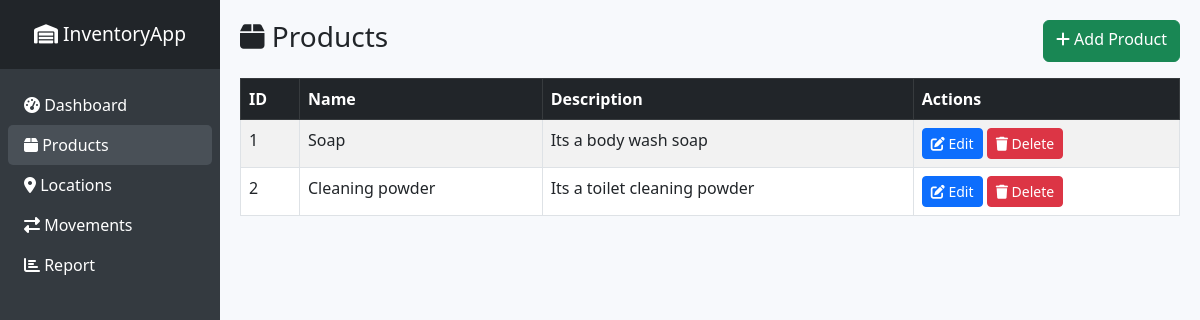
/products, run on an earlier commit of the app's database.
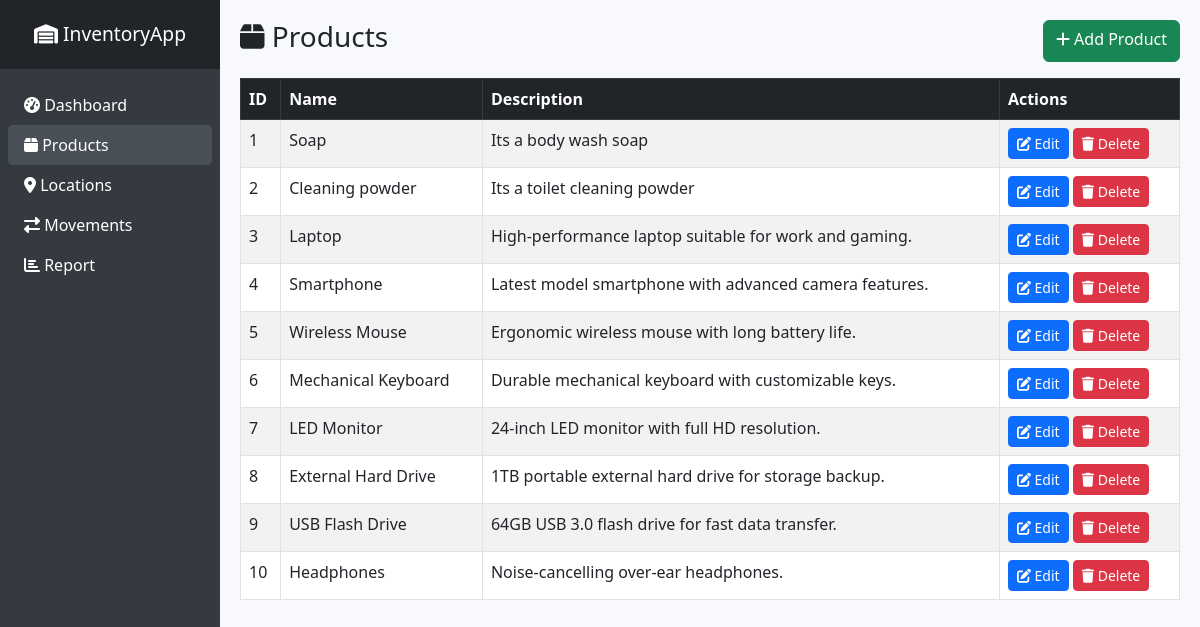
And on a later commit of the database.
### models.py (models this page shows)
class Product(db.Model):
    id = db.Column(db.Integer, primary_key=True)
    name = db.Column(db.String(150), nullable=False)
    description = db.Column(db.String(500))
    movements = db.relationship('ProductMovement', backref='product', lazy=True)

### app.py (the view)
@app.route('/products')
def products():
    products = Product.query.all()
    return render_template('products.html', products=products)

### templates/products.html
{% extends "layout.html" %}
{% block content %}
<div class="d-flex justify-content-between mb-3 animate__animated animate__fadeIn">
    <h3><i class="fas fa-box"></i> Products</h3>
    <a href="{{ url_for('add_product') }}" class="btn btn-success"><i class="fas fa-plus"></i> Add Product</a>
</div>
<table class="table table-striped table-hover table-bordered animate__animated animate__fadeInUp">
    <thead class="table-dark">
        <tr>
            <th>ID</th>
            <th>Name</th>
            <th>Description</th>
            <th>Actions</th>
        </tr>
    </thead>
    <tbody>
        {% for p in products %}
        <tr class="animate__animated animate__fadeInUp animate__delay-{{ loop.index }}s">
            <td>{{ p.id }}</td>
            <td>{{ p.name }}</td>
            <td>{{ p.description }}</td>
            <td>
                <a href="{{ url_for('edit_product', product_id=p.id) }}" class="btn btn-primary btn-sm">
                    <i class="fas fa-edit"></i> Edit
                </a>
                <form action="{{ url_for('delete_product', product_id=p.id) }}" method="POST" style="display:inline;">
                    <button type="submit" class="btn btn-danger btn-sm" onclick="return confirm('Are you sure you want to delete this product?');">
                        <i class="fas fa-trash"></i> Delete
                    </button>
                </form>
            </td>
        </tr>
        {% endfor %}
    </tbody>
</table>
{% endblock %}

### templates/layout.html (shortened to what this page needs)
<!DOCTYPE html>
<html lang="en">
<head>
    <link href="https://cdn.jsdelivr.net/npm/bootstrap@5.3.0/dist/css/bootstrap.min.css" rel="stylesheet">
    <link rel="stylesheet" href="https://cdnjs.cloudflare.com/ajax/libs/font-awesome/6.4.0/css/all.min.css">
    <link rel="stylesheet" href="https://cdnjs.cloudflare.com/ajax/libs/animate.css/4.1.1/animate.min.css"/>
</head>
<body>
    <nav id="sidebar" class="d-flex flex-column vh-100 animate__animated animate__fadeInLeft">
        <div class="sidebar-header">
            <i class="fas fa-warehouse"></i> InventoryApp
        </div>
        <ul class="nav flex-column px-2 mt-3">
            <li class="nav-item">
                <a class="nav-link {% if request.endpoint=='index' %}active{% endif %}" href="{{ url_for('index') }}">
                    <i class="fas fa-tachometer-alt"></i> Dashboard
                </a>
            </li>
            <li class="nav-item">
                <a class="nav-link {% if request.endpoint=='products' %}active{% endif %}" href="{{ url_for('products') }}">
                    <i class="fas fa-box"></i> Products
                </a>
            </li>
            <li class="nav-item">
                <a class="nav-link {% if request.endpoint=='locations' %}active{% endif %}" href="{{ url_for('locations') }}">
                    <i class="fas fa-map-marker-alt"></i> Locations
                </a>
            </li>
            <li class="nav-item">
                <a class="nav-link {% if request.endpoint=='movements' %}active{% endif %}" href="{{ url_for('movements') }}">
                    <i class="fas fa-exchange-alt"></i> Movements
                </a>
            </li>
            <li class="nav-item">
                <a class="nav-link {% if request.endpoint=='report' %}active{% endif %}" href="{{ url_for('report') }}">
                    <i class="fas fa-chart-bar"></i> Report
                </a>
            </li>
        </ul>
    </nav>
    <div id="content" class="animate__animated animate__fadeInRight">
        {% block content %}{% endblock %}
    </div>
</body>
</html>

### templates/layout.html (style rules this page uses)
body { min-height: 100vh; background-color: #f7f9fc; display: flex; }
#sidebar { width: 220px; background: #343a40; color: white; flex-shrink: 0; }
#sidebar .nav-link { color: white; }
#sidebar .nav-link.active { background: #495057; border-radius: 5px; }
#content { flex-grow: 1; padding: 20px; }
.sidebar-header { padding: 20px; font-size: 1.2rem; text-align: center; background: #212529; }
.btn { transition: transform 0.2s; }

What changed in the data, as far as the page shows it:
added Product: id "3", name "Laptop", description "High-performance laptop suitable for work and gaming."
added Product: id "4", name "Smartphone", description "Latest model smartphone with advanced camera features."
added Product: id "5", name "Wireless Mouse", description "Ergonomic wireless mouse with long battery life."
added Product: id "6", name "Mechanical Keyboard", description "Durable mechanical keyboard with customizable keys."
added Product: id "7", name "LED Monitor", description "24-inch LED monitor with full HD resolution."
added Product: id "8", name "External Hard Drive", description "1TB portable external hard drive for storage backup."
added Product: id "9", name "USB Flash Drive", description "64GB USB 3.0 flash drive for fast data transfer."
added Product: id "10", name "Headphones", description "Noise-cancelling over-ear headphones."
